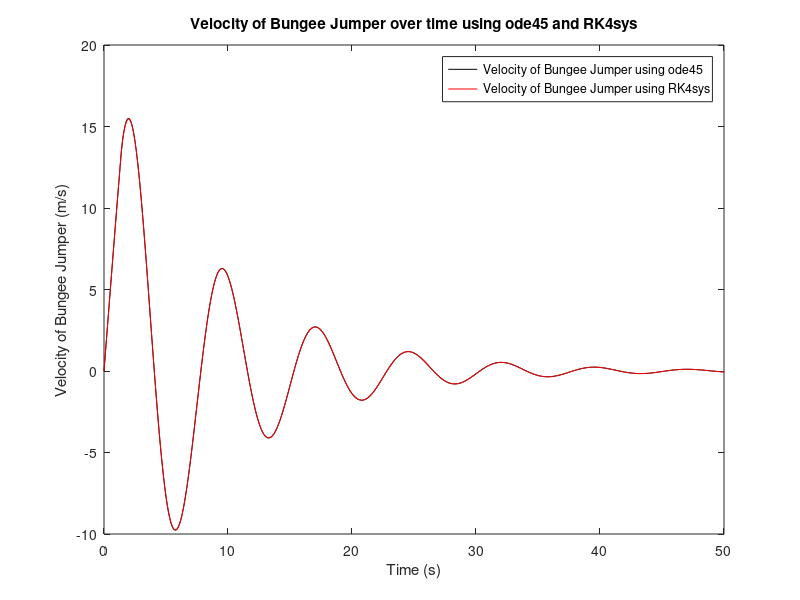

Source code (MATLAB):
%Kiran Rao
%ME 2016 - Section B
%902891012
%Computer Project 4

function CP4RaoKiran
    function[dYdt] = dY(t,Y) %calculate the derivative of an inital velocity and position vector using the differential equations used to model bungee jumping
        y1 = Y(1); %value of initial velocity (m/s)
        y2 = Y(2); %value of initial position (m)
        m = 70; %mass of jumper (kg)
        g = 9.81; %acceleration due to gravity (m/s^2)
        Cd = 0.2; %drag coefficient (kg/m)
        k = 50; %Hooke's spring constant of the bungee cord (N/m)
        lambda = 15; %damping constant of the cord (N-s/m)
        L = 10; %unstretched length of bungee cord
            if y2 < L %when the bungee cord has not yet stretched
                f1 =  (m*g - Cd*sign(y1)*(y1).^2)./m; %differential equation to equal to the rate of change of velocity
                f2 = y1;
                dYdt = [f1; f2]; %vector of acceleration as f1 and velocity as f2; the derivative of Y
            else %when the bungee cord begins to stretch
                f1 =  (m*g - Cd*sign(y1)*(y1).^2 - k*(y2 - L) - lambda*y1)./m; %differential equation to equal to the rate of change of velocity
                f2 = y1;
                dYdt = [f1; f2]; %vector of acceleration as f1 and velocity as f2; the derivative of Y
            end
    end

    tspan = 0:0.1:50; %vector representing time span of bungee jump in seconds 
    options = odeset('RelTol',1e-7); %set relative tolerance to 1 * 10^-7
    Y0 = [0 0]; %initial conditions are v(t=0) = 0m/s and x(t=0) = 0m
    [T,Y] = ode45(@dY,tspan,Y0,options); %use ode45 function to solve the differential equations; ode45 calls the dY function in order to solve the second order equation; output T is the original time vector, and output Y is an array with two columns containing the velocities and positions of the bungee jumper at the times in vector T
    
    figure(1)
    plot(T,Y(:,1),'k') %plot ode45 calculated velocity of bungee jump over time
    hold on
    
    function[Y] = RK4sys(tspan,Y0,f) %computes  4th Order Runge-Kutta method to solve the second order differential equations presented in function dY using the timespan and the intial velocity and position of the bungee jumper; output Y is an array with two columns containing the velocities and positions of the bungee jumper at the times in vector tspan
        Y = [];
        h = tspan(2) - tspan(1); %determine step size h
        k1 = f(tspan(1),Y0); %formula for intermediate step k1 in 4th Order Runge-Kutta equation using inital Y0 conditions
        k2 = f(tspan(1)+(h./2),Y0+(k1'.*h/2)); %formula for intermediate step k2 in 4th Order Runge-Kutta equation using inital Y0 conditions
        k3 = f(tspan(1)+(h./2),Y0+(k2'.*h/2)); %formula for intermediate step k3 in 4th Order Runge-Kutta equation using inital Y0 conditions
        k4 = f(tspan(1)+h,Y0+(k3'.*h)); %formula for intermediate step k4 in 4th Order Runge-Kutta equation using inital Y0 conditions
        Y = [Y0 ; Y0 + (1/6).*((k1' + 2.*k2' + 2.*k3' + k4').*(h))]; %formula for one step of 4th Order Runge-Kutta method to compute the next y-value; uses k1, k2, k3 and k4, and the intial Y0 conditions
        for i = 2:length(tspan)-1 %loop through the remaining time values to determine subsequent values of position and velocity using the 4th Order Runge Kutta method and the dY function
            k1 = f(tspan(i),Y(i,:)); %formula for intermediate step k1 in 4th Order Runge-Kutta equation
            k2 = f(tspan(i)+(h./2),Y(i,:)+(k1'.*h/2)); %formula for intermediate step k2 in 4th Order Runge-Kutta equation
            k3 = f(tspan(i)+(h./2),Y(i,:)+(k2'.*h/2)); %formula for intermediate step k3 in 4th Order Runge-Kutta equation
            k4 = f(tspan(i)+h,Y(i,:)+(k3'.*h)); %formula for intermediate step k4 in 4th Order Runge-Kutta equation
            Y = [Y ;(Y(i,:) + (1/6).*((k1' + 2.*k2' + 2.*k3' + k4').*(h)))]; %formula for one step of 4th Order Runge-Kutta method to compute the next y-value; uses k1, k2, k3 and k4
        end
    end
    
    f = @dY; %sets function handle f equal to function dY in order to paramterize second order differential equation into a first order differential equation
    [Y2] = RK4sys(tspan,Y0,f); %evaluate the positions and velocities of the bungee jumper over the times in tspan using the 4th Order Runge-Kutta method to solve the parametrized differential equations
    
    figure(1)
    plot(tspan,Y2(:,1),'r') %%plot RK4sys calculated velocity of bungee jump over time
    legend('Velocity of Bungee Jumper using ode45','Velocity of Bungee Jumper using RK4sys','Location','northeast') %create legend for figure 1
    xlabel('Time (s)') %labels x-axis
    ylabel('Velocity of Bungee Jumper (m/s)') %labels y-axis
    title('Velocity of Bungee Jumper over time using ode45 and RK4sys') %gives plot title
    
    maxFallode45 = max(Y(:,2)); %finds maxiumum value for position (fall length) of bungee jumper using the positions calculated from the ode45 function
    maxFallRK4sys = max(Y2(:,2)); %finds maxiumum value for position (fall length) of bungee jumper using the positions calculated from the RK4sys function
    
    sprintf('The maximum fall length calculated from ode45 is %f meters.\nThe maximum fall lengh calculated from RK4sys is %f meters.',maxFallode45,maxFallRK4sys)   
end
